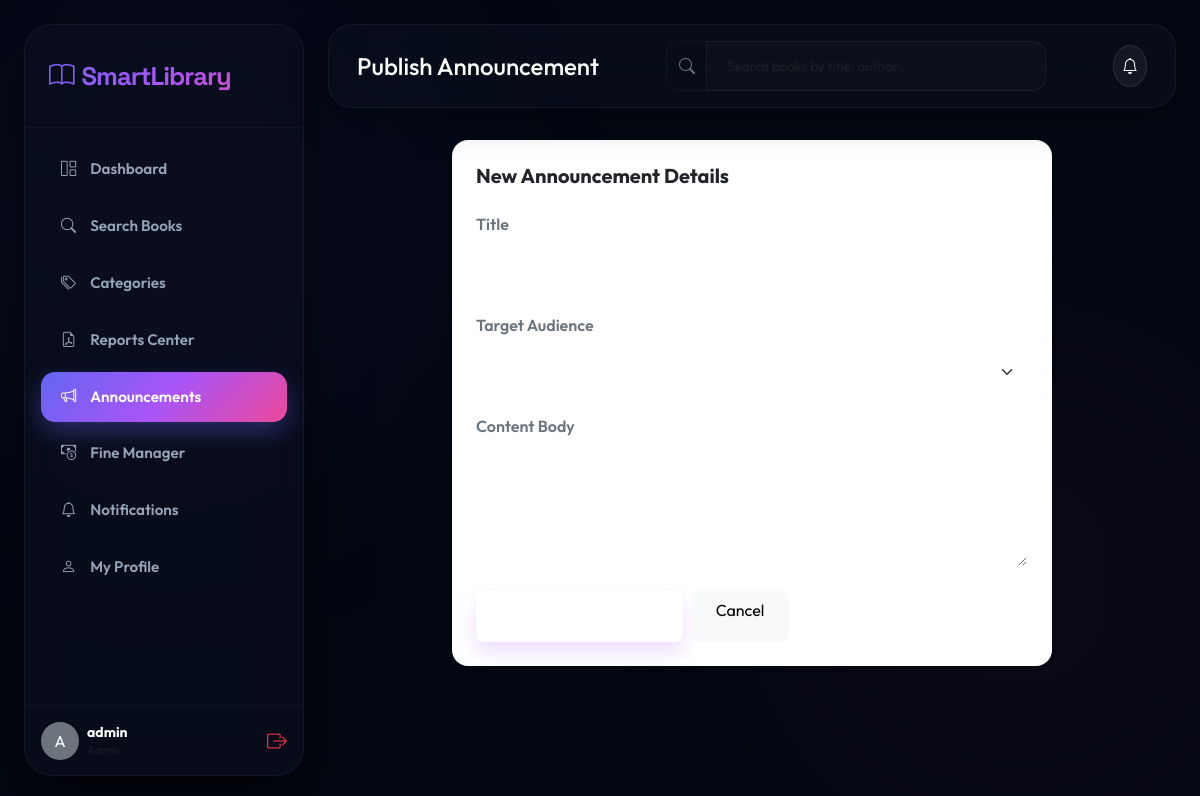
The app's page /announcements/1/edit/ (signed in) with its own data.
### library/models.py (models this page shows, shortened)
class CustomUser(AbstractUser):
    ROLE_CHOICES = [
        ('admin', 'Admin/Librarian'),
        ('student', 'Student'),
        ('faculty', 'Faculty'),
    ]
    role = models.CharField(max_length=10, choices=ROLE_CHOICES, default='student')
    phone = models.CharField(max_length=15, blank=True, null=True)
    profile_picture = models.ImageField(upload_to='profiles/', blank=True, null=True)

class Announcement(models.Model):
    ROLE_TARGETS = [
        ('all', 'All Users'),
        ('student', 'Students Only'),
        ('faculty', 'Faculty Only'),
    ]
    title = models.CharField(max_length=200)
    content = models.TextField()
    created_at = models.DateTimeField(default=timezone.now)
    target_role = models.CharField(max_length=20, choices=ROLE_TARGETS, default='all')
    class Meta:
        ordering = ['-created_at']

### library/views.py (the view)
# urls.py: path('announcements/<int:pk>/edit/', views.AnnouncementUpdateView.as_view(), name='announcement_edit'),
class AnnouncementUpdateView(AdminRequiredMixin, UpdateView):
    model = Announcement
    form_class = AnnouncementForm
    template_name = 'library/announcement_form.html'
    success_url = reverse_lazy('announcement_list')

### library/forms.py
class AnnouncementForm(forms.ModelForm):
    class Meta:
        model = Announcement
        fields = ['title', 'content', 'target_role']
        widgets = {
            'title': forms.TextInput(attrs={'class': 'form-control', 'placeholder': 'Enter announcement title'}),
            'content': forms.Textarea(attrs={'class': 'form-control', 'rows': 4, 'placeholder': 'Enter announcement content'}),
            'target_role': forms.Select(attrs={'class': 'form-select'}),
        }

### library/context_processors.py (called while the page is built)
def notifications(request):
    if request.user.is_authenticated:
        return {
            'unread_notifications_count': request.user.notifications.filter(is_read=False).count(),
            'latest_notifications': request.user.notifications.filter(is_read=False)[:5]
        }
    return {
        'unread_notifications_count': 0,
        'latest_notifications': []
    }

### library/views.py (called while the page is built)
def is_admin(user):
    return user.is_authenticated and user.role == 'admin'

    def test_func(self):
        return is_admin(self.request.user)

### library/templates/library/announcement_form.html (shortened to what this page needs)
{% extends 'base.html' %}
{% block page_title %}Publish Announcement{% endblock %}
{% block content %}
<div class="container-fluid p-0">
    <div class="card border-0 rounded-4 shadow-sm p-4 mx-auto" style="max-width: 600px;">
        <h5 class="fw-bold mb-4">New Announcement Details</h5>
        <form method="POST">
            <div class="mb-3">
                <label class="form-label fw-semibold text-secondary">Title</label>
                {{ form.title }}
            </div>
            <div class="mb-3">
                <label class="form-label fw-semibold text-secondary">Target Audience</label>
                {{ form.target_role }}
            </div>
            <div class="mb-4">
                <label class="form-label fw-semibold text-secondary">Content Body</label>
                {{ form.content }}
            </div>
            <div class="d-flex gap-2">
                <button type="submit" class="btn btn-primary rounded-3 px-4 border-0" style="background: var(--primary-gradient);">Publish Announcement</button>
                <a href="{% url 'announcement_list' %}" class="btn btn-light rounded-3 px-4">Cancel</a>
            </div>
        </form>
    </div>
</div>
{% endblock %}

### library/templates/base.html (shortened to what this page needs)
{% load static %}
<!DOCTYPE html>
<html lang="en">
<head>
    <link href="https://cdn.jsdelivr.net/npm/bootstrap@5.3.2/dist/css/bootstrap.min.css" rel="stylesheet">
    <link rel="stylesheet" href="https://cdn.jsdelivr.net/npm/bootstrap-icons@1.11.1/font/bootstrap-icons.css">
    <link rel="stylesheet" href="{% static 'css/custom.css' %}">
</head>
<body>
    <div class="app-wrapper">
        <aside class="sidebar" id="appSidebar">
            <div class="brand">
                <i class="bi bi-book me-2"></i>SmartLibrary
            </div>
            <nav class="nav-menu d-flex flex-column justify-content-between" style="height: calc(100% - 100px); padding: 10px 0;">
                <div>
                    {% if user.is_authenticated %}
                        <a href="{% url 'dashboard' %}" class="nav-link {% if 'dashboard' in request.path %}active{% endif %}">
                            <i class="bi bi-grid-1x2"></i>
                            <span>Dashboard</span>
                        </a>
                        <a href="{% url 'book_list' %}" class="nav-link {% if 'books' in request.path and 'category' not in request.path %}active{% endif %}">
                            <i class="bi bi-search"></i>
                            <span>Search Books</span>
                        </a>
                        {% if user.role == 'admin' %}
                            <a href="{% url 'category_list' %}" class="nav-link {% if 'categories' in request.path %}active{% endif %}">
                                <i class="bi bi-tags"></i>
                                <span>Categories</span>
                            </a>
                            <a href="{% url 'reports' %}" class="nav-link {% if 'reports' in request.path %}active{% endif %}">
                                <i class="bi bi-file-earmark-pdf"></i>
                                <span>Reports Center</span>
                            </a>
                        {% endif %}
                        <a href="{% url 'announcement_list' %}" class="nav-link {% if 'announcements' in request.path %}active{% endif %}">
                            <i class="bi bi-megaphone"></i>
                            <span>Announcements</span>
                        </a>
                        <a href="{% url 'fine_list' %}" class="nav-link {% if 'fines' in request.path %}active{% endif %}">
                            <i class="bi bi-cash-coin"></i>
                            <span>Fine Manager</span>
                        </a>
                        <a href="{% url 'notification_list' %}" class="nav-link {% if 'notifications' in request.path %}active{% endif %}">
                            <i class="bi bi-bell"></i>
                            <span>Notifications</span>
                        </a>
                        <a href="{% url 'profile' %}" class="nav-link {% if 'profile' in request.path %}active{% endif %}">
                            <i class="bi bi-person"></i>
                            <span>My Profile</span>
                        </a>
                    {% endif %}
                </div>
                {% if user.is_authenticated %}
                    <div class="mt-auto pt-3 border-top border-secondary border-opacity-10 px-3 pb-2">
                        <div class="d-flex align-items-center justify-content-between">
                            <div class="d-flex align-items-center gap-2">
                                <div class="bg-secondary rounded-circle d-flex align-items-center justify-content-center text-white font-weight-bold" style="width: 38px; height: 38px; background-size: cover; ">
                                    {% if not user.profile_picture %}
                                        {{ user.username|slice:":1"|upper }}
                                    {% endif %}
                                </div>
                                <div style="line-height: 1.1;">
                                    <div class="text-white fw-bold small" style="max-width: 120px; overflow: hidden; text-overflow: ellipsis; white-space: nowrap;">{{ user.username }}</div>
                                    <small class="text-muted text-capitalize" style="font-size: 0.72rem;">{{ user.role }}</small>
                                </div>
                            </div>
                            <a href="{% url 'logout' %}" class="text-danger fs-5 ms-2" title="Logout"><i class="bi bi-box-arrow-right"></i></a>
                        </div>
                    </div>
                {% endif %}
            </nav>
        </aside>
        <div class="main-content">
            <header class="navbar-custom d-flex align-items-center justify-content-between">
                <div class="d-flex align-items-center gap-3">
                    <h4 class="m-0 text-white">{% block page_title %}Overview{% endblock %}</h4>
                </div>
                <div class="position-relative d-none d-md-block" style="width: 380px;">
                    <div class="input-group">
                        <span class="input-group-text bg-transparent border-end-0 border-secondary border-opacity-10 text-secondary" style="border-radius: 14px 0 0 14px;"><i class="bi bi-search"></i></span>
                        <input type="text" id="navbarSearchInput" class="form-control border-start-0 border-secondary border-opacity-10 text-white bg-transparent" placeholder="Search books by title, author..." style="border-radius: 0 14px 14px 0; font-size: 0.85rem;" autocomplete="off">
                    </div>
                </div>
                <div class="d-flex align-items-center gap-4">
                    {% if user.is_authenticated %}
                        <div class="dropdown">
                            <button class="btn btn-light rounded-circle position-relative p-2" type="button" data-bs-toggle="dropdown" aria-expanded="false" style="background: rgba(255, 255, 255, 0.05); border: 1px solid rgba(255, 255, 255, 0.1); color: white;">
                                <i class="bi bi-bell"></i>
                            </button>
                        </div>
                    {% else %}
                        <a href="{% url 'login' %}" class="btn btn-outline-primary px-3 py-1.5 btn-sm rounded-3">Sign In</a>
                        <a href="{% url 'register' %}" class="btn btn-primary px-3 py-1.5 btn-sm rounded-3">Register</a>
                    {% endif %}
                </div>
            </header>
            <main class="main-body-container">
                {% block content %}{% endblock %}
            </main>
        </div>
    </div>
</body>
</html>

### library/static/css/custom.css (style rules this page uses)
:root { --font-sans: 'Outfit', sans-serif; --font-display: 'Space Grotesk', sans-serif; --bg-main: #030712; --bg-surface: rgba(15, 23, 42, 0.45); --bg-sidebar: rgba(10, 15, 30, 0.7); --border-color: rgba(255, 255, 255, 0.05); --border-glow: rgba(99, 102, 241, 0.25); --clr-primary: #6366f1; --clr-secondary: #a855f7; --clr-pink: #ec4899; --gradient-accent: linear-gradient(135deg, #6366f1 0%, #a855f7 50%, #ec4899 100%); --text-pure: #ffffff; --text-primary: #f1f5f9; --text-secondary: #94a3b8; --text-muted: #475569; }
body { font-family: var(--font-sans); background-color: var(--bg-main); color: var(--text-primary); overflow-x: hidden; min-height: 100vh; position: relative; }
body::before { content: ''; position: fixed; top: -10%; left: -10%; width: 600px; height: 600px; background: radial-gradient(circle, rgba(99, 102, 241, 0.12) 0%, transparent 70%); z-index: -2; filter: blur(120px); pointer-events: none; }
body::after { content: ''; position: fixed; bottom: -10%; right: -10%; width: 600px; height: 600px; background: radial-gradient(circle, rgba(236, 72, 153, 0.08) 0%, transparent 70%); z-index: -2; filter: blur(120px); pointer-events: none; }
.app-wrapper { display: flex; min-height: 100vh; padding: 24px; gap: 24px; }
.sidebar { width: 280px; background: var(--bg-sidebar); backdrop-filter: blur(24px); -webkit-backdrop-filter: blur(24px); border: 1px solid var(--border-color); border-radius: 28px; height: calc(100vh - 48px); position: fixed; top: 24px; left: 24px; z-index: 1000; transition: all 0.4s cubic-bezier(0.16, 1, 0.3, 1); box-shadow: 0 30px 60px rgba(0, 0, 0, 0.6); }
.sidebar .brand { padding: 32px 24px; font-family: var(--font-display); font-size: 1.6rem; font-weight: 700; letter-spacing: -0.04em; background: var(--gradient-accent); -webkit-background-clip: text; -webkit-text-fill-color: transparent; border-bottom: 1px solid rgba(255, 255, 255, 0.03); }
.sidebar .nav-link { color: var(--text-secondary); padding: 14px 20px; font-weight: 600; font-size: 0.95rem; display: flex; align-items: center; gap: 14px; border-radius: 14px; margin: 6px 16px; transition: all 0.3s cubic-bezier(0.16, 1, 0.3, 1); }
.sidebar .nav-link.active { color: var(--text-pure); background: var(--gradient-accent); box-shadow: 0 10px 25px rgba(99, 102, 241, 0.35); }
.main-content { flex: 1; margin-left: 304px; min-height: calc(100vh - 48px); transition: all 0.4s cubic-bezier(0.16, 1, 0.3, 1); }
.navbar-custom { position: relative !important; z-index: 1050 !important; background: rgba(13, 19, 33, 0.5); backdrop-filter: blur(24px); -webkit-backdrop-filter: blur(24px); border-radius: 24px; border: 1px solid var(--border-color); margin-bottom: 32px; padding: 16px 28px; box-shadow: 0 10px 40px rgba(0, 0, 0, 0.3); }
.form-control, .form-select { background-color: rgba(255, 255, 255, 0.02) !important; border: 1px solid rgba(255, 255, 255, 0.08) !important; color: var(--text-pure) !important; border-radius: 14px; padding: 14px 20px; font-size: 0.95rem; transition: all 0.3s cubic-bezier(0.16, 1, 0.3, 1); }
.btn-primary { background: var(--gradient-accent); border: none; padding: 14px 28px; border-radius: 14px; font-weight: 700; font-size: 0.95rem; color: var(--text-pure); box-shadow: 0 10px 20px rgba(168, 85, 247, 0.2); transition: all 0.3s cubic-bezier(0.16, 1, 0.3, 1); }

### records on screen
CustomUser: username "A", username "admin"
Announcement: title "Summer Break Operating Hours", target_role "All Users", content "Dear members, please note that the library will operate from 9:00 AM to 5:00 PM during the summer break (July 1st to August 15th). Normal hours will resume on August 16th."
